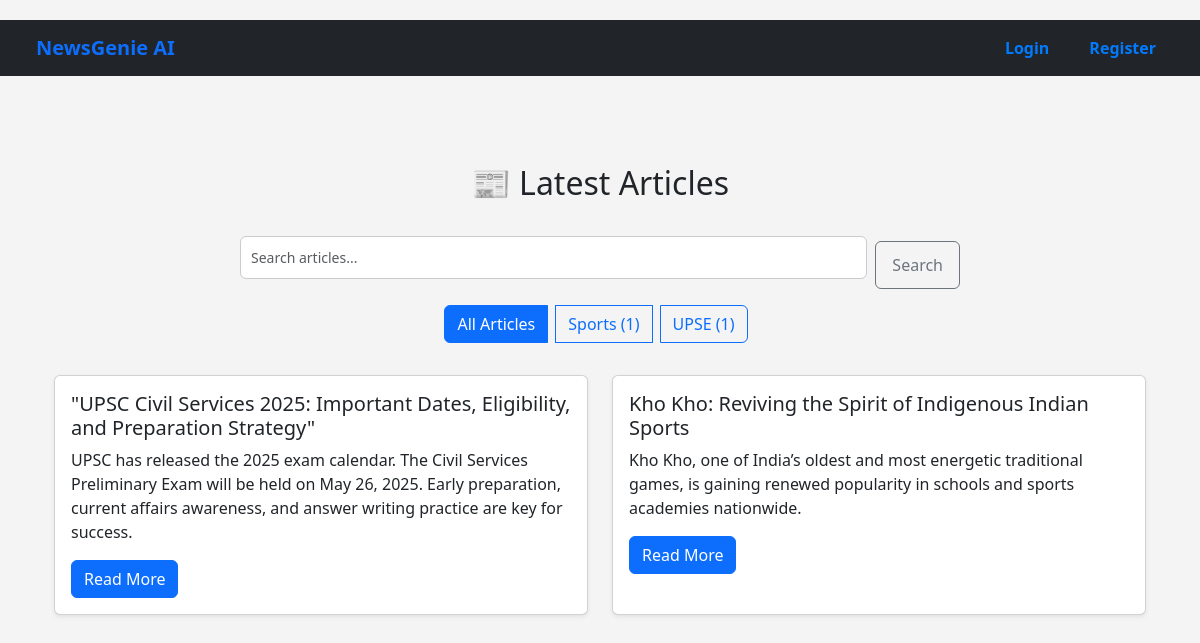
The app's page /articles/, older data.
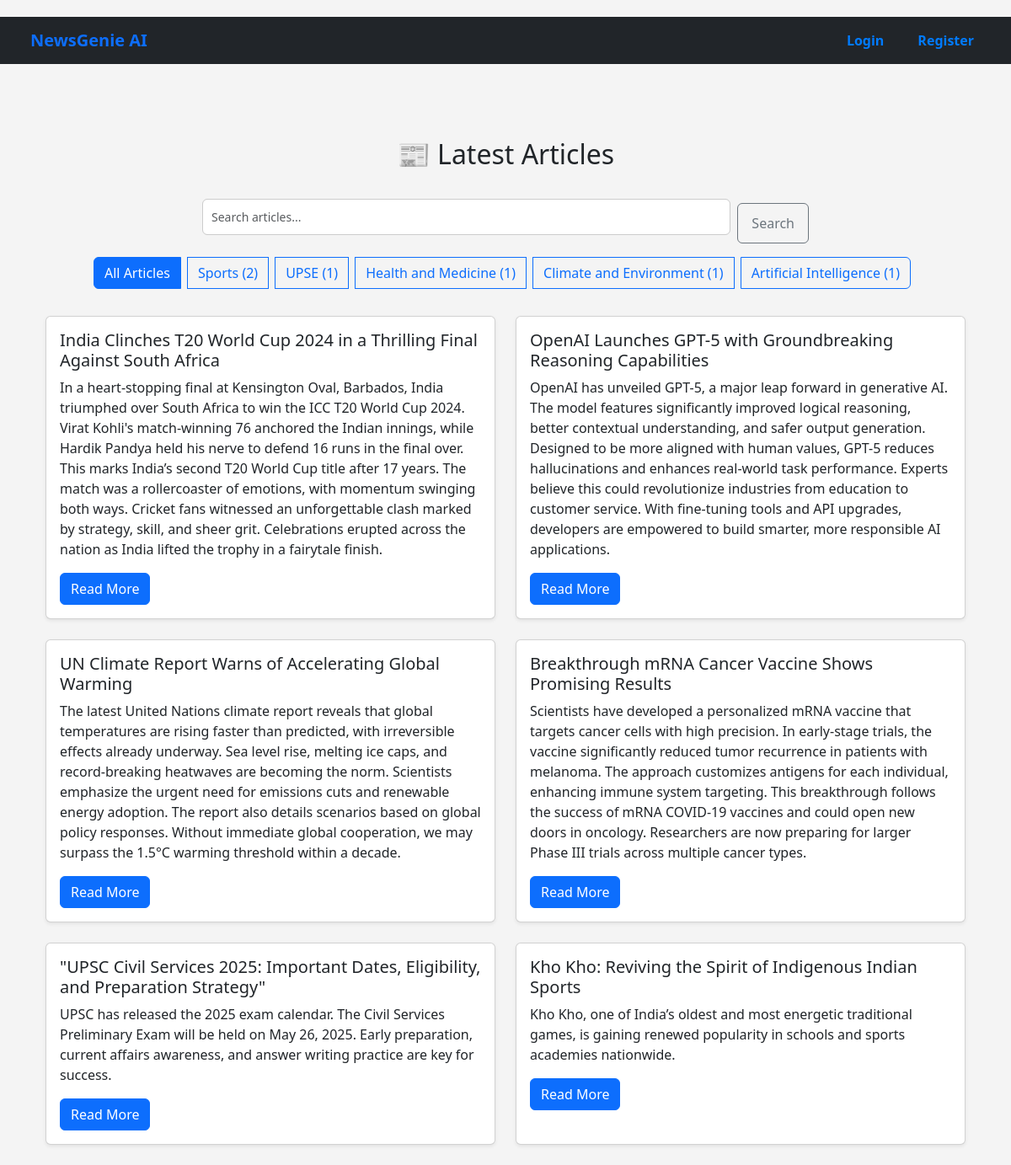
The same page, newer data.
### news/models.py (models this page shows, shortened)
class Category(models.Model):
    name = models.CharField(max_length=100)
    description = models.TextField(blank=True)
    class Meta:
        ordering = ['name']

class Article(models.Model):
    title = models.CharField(max_length=200)
    content = models.TextField()
    summary = models.TextField(blank=True)
    source_url = models.URLField()
    category = models.ForeignKey(Category, on_delete=models.CASCADE)
    published_date = models.DateTimeField(default=timezone.now)
    created_at = models.DateTimeField(auto_now_add=True)
    audio_file = models.FileField(upload_to='audio/', blank=True, null=True)
    class Meta:
        ordering = ['-published_date']

### news/views.py (the view, shortened to what this page needs)
# urls.py: path('', ArticleListView.as_view(), name='home'),  # ✅ This name='home' must exist!
class ArticleListView(ListView):
    model = Article
    template_name = 'news/article_list.html'
    context_object_name = 'articles'
    paginate_by = 10
    def get_queryset(self):
        queryset = Article.objects.all().order_by('-published_date')
        category = self.request.GET.get('category')
        query = self.request.GET.get('q')
        if category:
            queryset = queryset.filter(category__name__iexact=category)
        return queryset
    def get_context_data(self, **kwargs):
        context = super().get_context_data(**kwargs)
        context['categories'] = Category.objects.all()
        context['categories'] = Category.objects.annotate(article_count=Count('article'))
        context['current_category'] = self.request.GET.get('category', '')
        context['query'] = self.request.GET.get('q', '')
        context['recommendations'] = []
        return context

### news/templates/news/article_list.html (shortened to what this page needs)
{% extends 'base.html' %}
{% block content %}
<div class="container mt-4">
  <h2 class="mb-4 text-center">📰 Latest Articles</h2>
  <div class="mb-4">
    <div class="row justify-content-center">
      <div class="col-md-8">
  <form method="get" action="{% url 'home' %}" class="d-flex align-items-stretch mb-3">
    <input type="text" name="q" value="{{ query }}" placeholder="Search articles..." class="form-control flex-grow-1 me-2" />
    <button type="submit" class="btn btn-outline-secondary w-auto px-3">Search</button>
  </form>
</div>
      <div class="col-md-12 text-center">
        <div class="btn-group flex-wrap" role="group">
          <a href="{% url 'home' %}" class="btn {% if not current_category %}btn-primary{% else %}btn-outline-primary{% endif %} mb-2 me-2">
            All Articles
          </a>
          {% for category in categories %}
            <a href="{% url 'home' %}?category={{ category.name }}{% if query %}&q={{ query }}{% endif %}"
               class="btn {% if current_category == category.name %}btn-primary{% else %}btn-outline-primary{% endif %} mb-2 me-2">
              {{ category.name }} ({{ category.article_count }})
            </a>
          {% endfor %}
        </div>
      </div>
    </div>
  </div>
  <div class="row">
    {% for article in articles %}
      <div class="col-md-6 mb-4">
        <div class="card h-100 shadow-sm">
          <div class="card-body">
            <h5 class="card-title">{{ article.title }}</h5>
            <p class="card-text">{{ article.summary|default:"No summary available." }}</p>
            <a href="{% url 'article_detail' article.pk %}" class="btn btn-primary">Read More</a>
          </div>
        </div>
      </div>
    {% empty %}
      <div class="col-12 text-center">
        <p class="text-muted">No articles found.</p>
      </div>
    {% endfor %}
  </div>
</div>
{% endblock %}

Row changes from the older to the newer data that the page shows:
computed for Category "Sports": article_count "1" → "2"
added Category: name "Health and Medicine", article_count "1"
added Category: name "Climate and Environment", article_count "1"
added Category: name "Artificial Intelligence", article_count "1"
added Article: title "India Clinches T20 World Cup 2024 in a Thrilling Final Against South Africa", summary "In a heart-stopping final at Kensington Oval, Barbados, India triumphed over South Africa to win the ICC T20 World Cup 2024. Virat Kohli's match-winning 76 anchored the Indian innings, while Hardik Pandya held his nerve to defend 16 runs in the final over. This marks India’s second T20 World Cup title after 17 years. The match was a rollercoaster of emotions, with momentum swinging both ways. Cricket fans witnessed an unforgettable clash marked by strategy, skill, and sheer grit. Celebrations erupted across the nation as India lifted the trophy in a fairytale finish."
added Article: title "OpenAI Launches GPT-5 with Groundbreaking Reasoning Capabilities", summary "OpenAI has unveiled GPT-5, a major leap forward in generative AI. The model features significantly improved logical reasoning, better contextual understanding, and safer output generation. Designed to be more aligned with human values, GPT-5 reduces hallucinations and enhances real-world task performance. Experts believe this could revolutionize industries from education to customer service. With fine-tuning tools and API upgrades, developers are empowered to build smarter, more responsible AI applications."
added Article: title "UN Climate Report Warns of Accelerating Global Warming", summary "The latest United Nations climate report reveals that global temperatures are rising faster than predicted, with irreversible effects already underway. Sea level rise, melting ice caps, and record-breaking heatwaves are becoming the norm. Scientists emphasize the urgent need for emissions cuts and renewable energy adoption. The report also details scenarios based on global policy responses. Without immediate global cooperation, we may surpass the 1.5°C warming threshold within a decade."
added Article: title "Breakthrough mRNA Cancer Vaccine Shows Promising Results", summary "Scientists have developed a personalized mRNA vaccine that targets cancer cells with high precision. In early-stage trials, the vaccine significantly reduced tumor recurrence in patients with melanoma. The approach customizes antigens for each individual, enhancing immune system targeting. This breakthrough follows the success of mRNA COVID-19 vaccines and could open new doors in oncology. Researchers are now preparing for larger Phase III trials across multiple cancer types."
